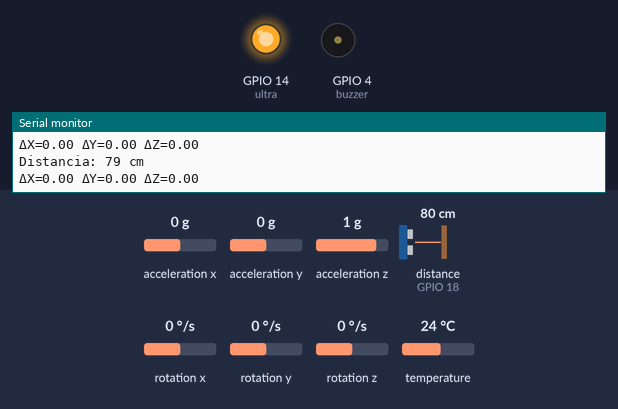
Bench run of a sketch on a simulated ESP32. On the bench: output pins drawn as LEDs (lit = HIGH), buzzer (waves = sounding, pin HIGH), the last lines printed to the serial monitor. Wiring (inferred from the names in the program): ultrasonic range finder: trigger GPIO 5; echo GPIO 18. The inputs (shaded band) are chosen by the test bench; at power-on: distance to the obstacle (sensor on GPIO 18) 80 cm, acceleration x 0 g, acceleration y 0 g, acceleration z 1 g, rotation x 0 °/s, rotation y 0 °/s, rotation z 0 °/s, temperature 24 °C. The echo pulse lasts 58.3 µs per cm; no MQTT or app messages arrive unless stated; pins used as bus, display or sensor lines are not drawn.

Above: at 2.2 s.
2.3 s: distance to the obstacle (sensor on GPIO 18) set to 41 cm
3.8 s: distance to the obstacle (sensor on GPIO 18) set to 34 cm
At 4.7 s:
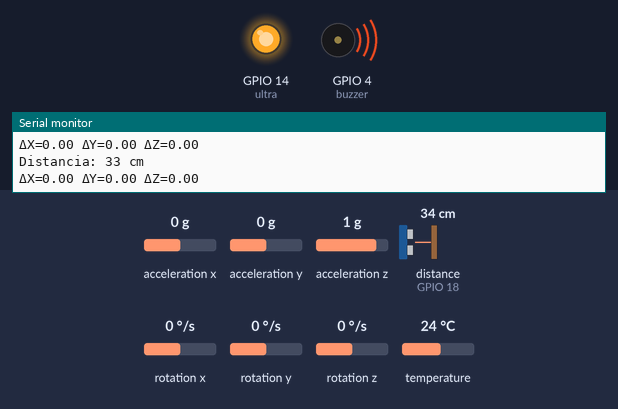
6.8 s: distance to the obstacle (sensor on GPIO 18) set to 60 cm
At 7.3 s:
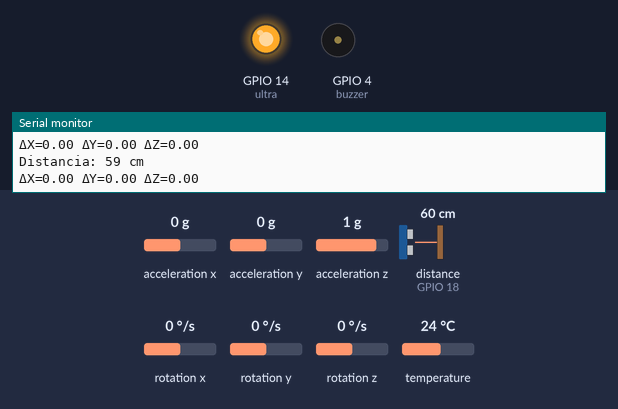
8.3 s: distance to the obstacle (sensor on GPIO 18) set to 2 cm
At 9.3 s:
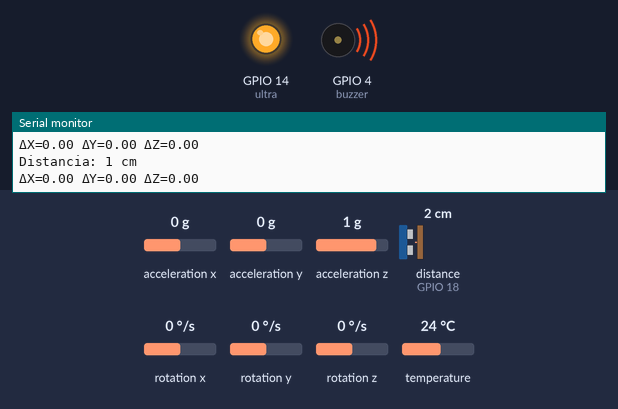
Timing chart, 0 to 10.8 s (numbered marks = the images above; inputs shaded):
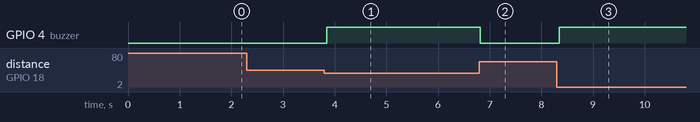

The sketch:

sketch_nov27a.ino
```cpp
// =============================
//NOME DOS INTEGRANTES DO GRUPO:

// Luan Sol Alves Neres
// Luis Felipe Costa Pedro
// Gabriel Alves Duarte
// Caio Fontes dos Santos Manhães
// Guilherme Monteiro de Oliveira
// Gabriel Rogato Ribeiro

// =============================
#include <WiFi.h>
#include <PubSubClient.h>
#include <Wire.h>
#include <Adafruit_MPU6050.h>
#include <Adafruit_Sensor.h>

// =============================
// CONFIGURAÇÕES DE HARDWARE
// =============================
const int buzzer = 4;
const int trigPin = 5;
const int echoPin = 18;
const int ultra = 14;

Adafruit_MPU6050 mpu;

float xPrev = 0, yPrev = 0, zPrev = 0;

// =============================
// LIMITES CALIBRADOS
// =============================
// Ruído ~0.00–0.05
// Fraca: 0.10 – 1.8
// Média: 1.8 – 4.5
// Forte: > 4.5
const float LIMITE_FRACA = 1.8;
const float LIMITE_MEDIA = 4.5;

// =============================
// CONFIG Wi-Fi AP (Offline)
// =============================
const char* ssid     = "BengalaWiFi";
const char* password = "12345678";

// =============================
// CONFIG MQTT
// =============================
WiFiClient espClient;
PubSubClient client(espClient);

// IMPORTANTE: IP do notebook quando conectado ao AP do ESP32
// normalmente 192.168.4.2
const char* mqtt_server = "192.168.4.2";

// Identificação da bengala/usuário
const char* user_id = "user01";
const char* cane_id = "caneA";

// =============================
// FUNÇÃO MQTT DE RECONEXÃO
// =============================
void reconnect() {
  while (!client.connected()) {
    Serial.print("Conectando ao MQTT...");
    if (client.connect("ESP32-Bengala")) {
      Serial.println("Conectado!");
      client.publish("bengala/debug", "ESP32 conectado.");
    } else {
      Serial.print("Falha, rc=");
      Serial.print(client.state());
      Serial.println(" - tentando de novo em 2s");
      delay(2000);
    }
  }
}

// =============================
// SETUP
// =============================
void setup() {
  Serial.begin(115200);

  pinMode(buzzer, OUTPUT);
  pinMode(trigPin, OUTPUT);
  pinMode(echoPin, INPUT);
  pinMode(ultra, OUTPUT);

  digitalWrite(ultra, HIGH);

  Wire.begin(21, 22);

  if (!mpu.begin()) {
    Serial.println("Erro ao iniciar MPU6050!");
    while (1);
  }

  mpu.setAccelerometerRange(MPU6050_RANGE_8_G);
  mpu.setFilterBandwidth(MPU6050_BAND_5_HZ);

  // --------- Access Point ---------
  WiFi.softAP(ssid, password);
  delay(1000);

  Serial.print("AP criado! SSID=");
  Serial.println(ssid);
  Serial.print("IP do ESP32 (AP): ");
  Serial.println(WiFi.softAPIP());

  // --------- MQTT ---------
  client.setServer(mqtt_server, 1883);
}

// =============================
// LOOP PRINCIPAL
// =============================
void loop() {

  // Mantém MQTT conectado
  if (!client.connected()) {
    reconnect();
  }
  client.loop();

  // -------------------------
  // ULTRASSÔNICO
  // -------------------------
  digitalWrite(trigPin, LOW);
  delayMicroseconds(2);

  digitalWrite(trigPin, HIGH);
  delayMicroseconds(10);
  digitalWrite(trigPin, LOW);

  long duration = pulseIn(echoPin, HIGH, 30000);
  int distance = duration * 0.034 / 2;

  Serial.print("Distancia: ");
  Serial.print(distance);
  Serial.println(" cm");

  if (distance <= 37 && distance > 0) {
    digitalWrite(buzzer, HIGH);
  } else {
    digitalWrite(buzzer, LOW);
  }

  // -------------------------
  // ACELERÔMETRO
  // -------------------------
  sensors_event_t a, g, temp;
  mpu.getEvent(&a, &g, &temp);

  float x = a.acceleration.x;
  float y = a.acceleration.y;
  float z = a.acceleration.z;

  float dx = fabs(x - xPrev);
  float dy = fabs(y - yPrev);
  float dz = fabs(z - zPrev);

  float maior = max(dx, max(dy, dz));

  Serial.print("ΔX=");
  Serial.print(dx, 2);
  Serial.print(" ΔY=");
  Serial.print(dy, 2);
  Serial.print(" ΔZ=");
  Serial.println(dz, 2);

  // -------------------------
  // CLASSIFICAÇÃO DA BATIDA
  // -------------------------
  String intensidade = "";

  if (maior > LIMITE_MEDIA) {          // > 4.5
    intensidade = "forte";
    Serial.println("VARIACAO FORTE DETECTADA!");
  } else if (maior > LIMITE_FRACA) {   // (1.8, 4.5]
    intensidade = "media";
    Serial.println("VARIACAO MEDIA DETECTADA!");
  } else if (maior > 0.10) {           // (0.10, 1.8]
    intensidade = "fraca";
    Serial.println("VARIACAO FRACA DETECTADA!");
  }

  // Se houve batida, publica no MQTT
  if (intensidade != "") {
    String topic = "bengala/";
    topic += user_id;
    topic += "/";
    topic += cane_id;
    topic += "/batidas";

    // JSON simples
    String json = "{";
    json += "\"user_id\":\"";      json += user_id;        json += "\",";
    json += "\"cane_id\":\"";      json += cane_id;        json += "\",";
    json += "\"intensidade\":\"";  json += intensidade;    json += "\",";
    json += "\"nivel\":";          json += String(maior, 2); json += ",";
    json += "\"distancia\":";      json += String(distance); json += ",";
    json += "\"ts_device\":";      json += String(millis());
    json += "}";

    client.publish(topic.c_str(), json.c_str());

    Serial.print("[MQTT] Publicado: ");
    Serial.println(json);

    delay(300); // debounce
  }

  xPrev = x;
  yPrev = y;
  zPrev = z;

  delay(50);
}
```

Measured:
- the behaviour switches between 39 and 38 cm on distance to the obstacle (sensor on GPIO 18) (found by bisection; images 0 and 1)
- after the input at 3.8 s, GPIO 4 (buzzer): LOW → HIGH at once
- after the input at 6.8 s, GPIO 4 (buzzer): HIGH → LOW at once
- after the input at 8.3 s, GPIO 4 (buzzer): LOW → HIGH at once
